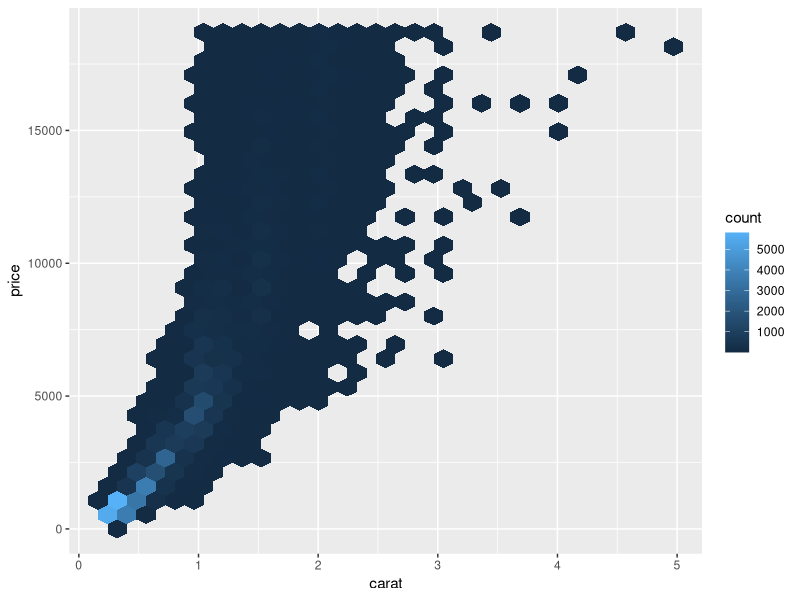

Recreate this plot in R.
# load packages ----------------------------------------------------------------

library(tidyverse)

# make hex plot -------------------------------------------------------------

ggplot(diamonds, aes(carat, price)) +
  geom_hex(bins = 30)
  
